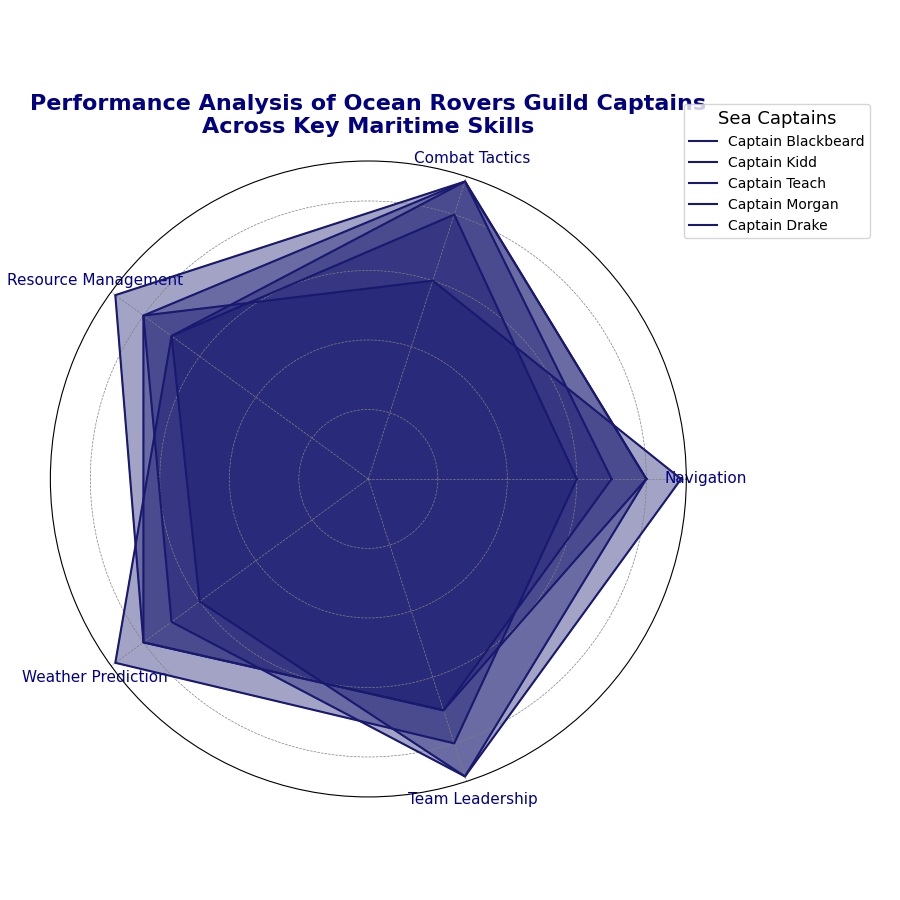

Write the Python code that produced this figure.
import matplotlib.pyplot as plt
import numpy as np

categories = ['Navigation', 'Combat Tactics', 'Resource Management', 'Weather Prediction', 'Team Leadership']
num_vars = len(categories)

captain_blackbeard = [9, 6, 8, 7, 9]
captain_kidd = [6, 8, 7, 9, 8]
captain_teach = [8, 9, 9, 8, 7]
captain_morgan = [8, 9, 7, 6, 9]
captain_drake = [7, 9, 8, 8, 7]

captains = [captain_blackbeard, captain_kidd, captain_teach, captain_morgan, captain_drake]
for captain in captains:
    captain += captain[:1]

angles = np.linspace(0, 2 * np.pi, num_vars, endpoint=False).tolist()
angles += angles[:1]

fig, ax = plt.subplots(figsize=(9, 9), subplot_kw=dict(polar=True))

def plot_radar(data, label):
    color = 'midnightblue'
    ax.fill(angles, data, color=color, alpha=0.4)
    ax.plot(angles, data, label=label, color=color, linewidth=1.5)

plot_radar(captain_blackbeard, 'Captain Blackbeard')
plot_radar(captain_kidd, 'Captain Kidd')
plot_radar(captain_teach, 'Captain Teach')
plot_radar(captain_morgan, 'Captain Morgan')
plot_radar(captain_drake, 'Captain Drake')

ax.set_yticklabels([])
ax.set_xticks(angles[:-1])
ax.set_xticklabels(categories, fontsize=11, color='darkblue')
plt.title('Performance Analysis of Ocean Rovers Guild Captains\nAcross Key Maritime Skills', fontsize=16, fontweight='bold', pad=20, color='navy')

ax.legend(loc='upper right', bbox_to_anchor=(1.3, 1.1), fontsize=10, title='Sea Captains', title_fontsize='13', frameon=True)
plt.tight_layout()
plt.grid(color='gray', linestyle='--', linewidth=0.5)

plt.show()
